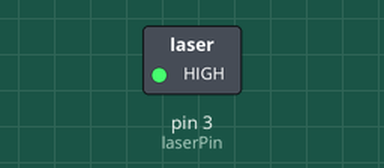
Bench run of a sketch on a simulated Arduino Uno, built with avr-gcc and run on an emulated ATmega328P. Parts: switched loads named in the sketch (green lamp = pin HIGH).

Above: at 1.0 s.
At 3.0 s:
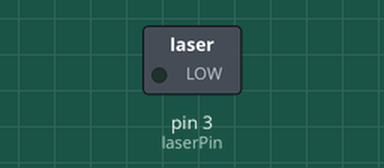
Timing chart, 0 to 5.2 s (numbered marks = the images above):
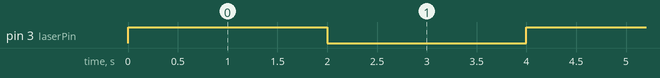

The sketch:

Laser.ino
```cpp
/*
 * 名称   : Laser sensor
 * 功能   : 激光灯闪光
 * 作者   : http://www.keyes-robot.com/
*/
int laserPin = 3;                //定义激光引脚为D3
void setup() {
  pinMode(laserPin, OUTPUT);     //将激光引脚定义为输出模式
}

void loop() {
  digitalWrite(laserPin, HIGH);     //打开激光
  delay(2000);                      //延迟2秒
  digitalWrite(laserPin, LOW);      //关闭激光
  delay(2000);                      //延迟2秒
}
```

Measured:
- by itself, pin 3 (laserPin): alternates HIGH for 2.0 s and LOW for 2.0 s
